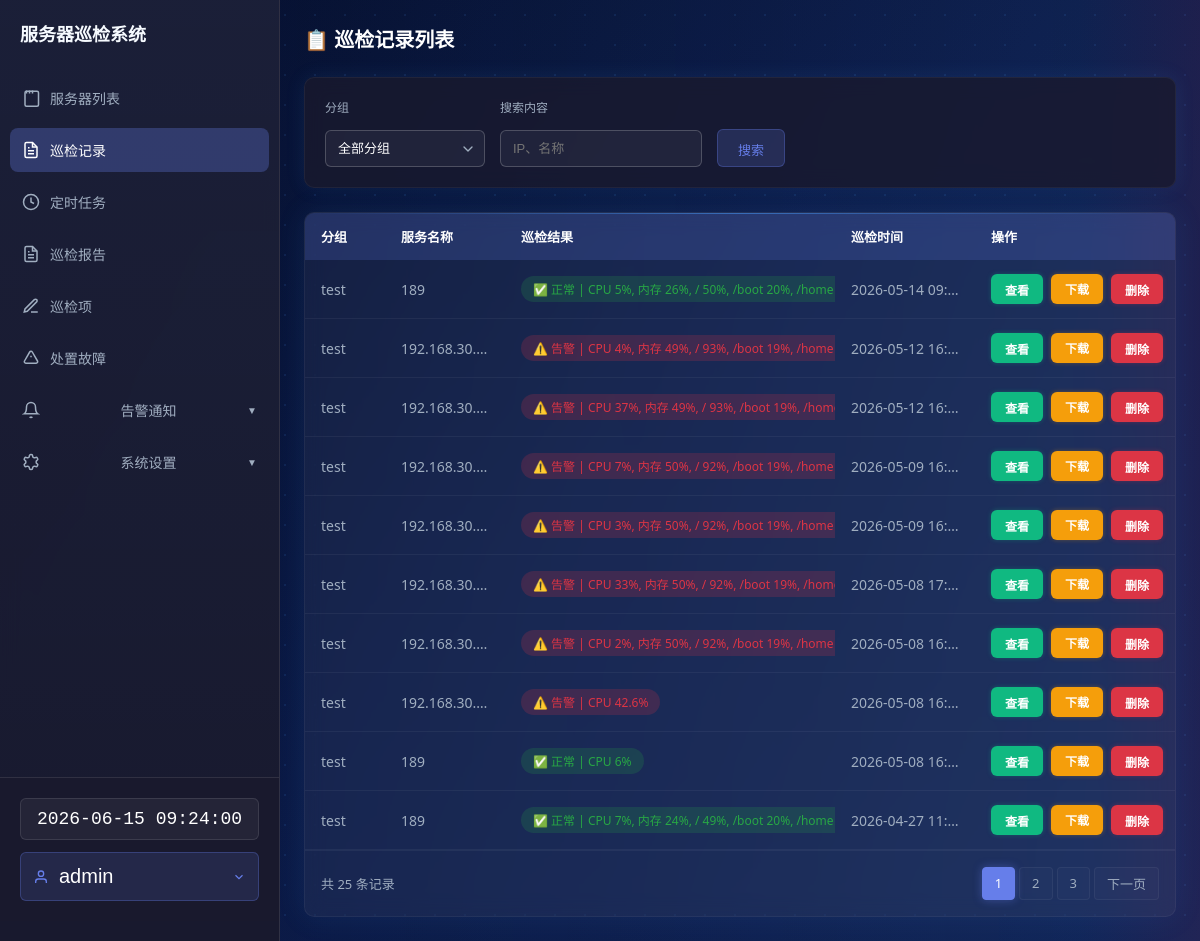
/records (signed in), run on the app's committed database.
### tables this page shows
CREATE TABLE inspection_records (
            id INTEGER PRIMARY KEY AUTOINCREMENT,
            server_id INTEGER,
            disk_usage TEXT,
            memory_usage TEXT,
            cpu_usage TEXT,
            system_time TEXT,
            os_version TEXT,
            inspection_time TIMESTAMP DEFAULT CURRENT_TIMESTAMP,
            alert_content TEXT,
            report_content TEXT,
            inspection_result TEXT, is_deleted INTEGER DEFAULT 0,
            FOREIGN KEY (server_id) REFERENCES servers(id)
        );

CREATE TABLE groups (
            id INTEGER PRIMARY KEY AUTOINCREMENT,
            name TEXT NOT NULL UNIQUE,
            created_at TIMESTAMP DEFAULT CURRENT_TIMESTAMP
        , sort_order INTEGER DEFAULT 0, is_deleted INTEGER DEFAULT 0, parent_id INTEGER);

CREATE TABLE servers (
            id INTEGER PRIMARY KEY AUTOINCREMENT,
            name TEXT NOT NULL,
            ip TEXT NOT NULL,
            port INTEGER DEFAULT 22,
            username TEXT NOT NULL,
            private_key_content BLOB,
            password TEXT,
            group_id INTEGER DEFAULT 1,
            remark TEXT,
            created_at TIMESTAMP DEFAULT CURRENT_TIMESTAMP, is_deleted INTEGER DEFAULT 0, os_type TEXT DEFAULT 'linux',
            FOREIGN KEY (group_id) REFERENCES groups(id)
        );

### app.py (the view)
    def decorated_function(*args, **kwargs):
        token = request.headers.get('X-API-Token')
        if token:
            username = validate_token(token)
            if username:
                session['username'] = username
                return f(*args, **kwargs)
        if 'username' in session:
            return f(*args, **kwargs)
        return jsonify({'success': False, 'message': '未授权访问，请先登录或提供有效的 API Token'}), 401

### app.py (called while the page is built)
def login_required(f):
    def decorated_function(*args, **kwargs):
        token = request.headers.get('X-API-Token')
        if token:
            username = validate_token(token)
            if username:
                session['username'] = username
                return f(*args, **kwargs)
        if 'username' in session:
            return f(*args, **kwargs)
        return jsonify({'success': False, 'message': '未授权访问，请先登录或提供有效的 API Token'}), 401
    decorated_function.__name__ = f.__name__
    decorated_function.__doc__ = f.__doc__
    return decorated_function

@app.route('/records')
@login_required
def records():
    group_id = request.args.get('group_id', 'all')
    ip = request.args.get('ip', '')
    page = request.args.get('page', 1, type=int)
    per_page = 10
    records = get_inspection_records(group_id=group_id, page=page, per_page=per_page)
    total = get_inspection_records_count(group_id=group_id)
    total_pages = (total + per_page - 1) // per_page
    groups = get_all_groups()
    return render_template('records.html', records=records, groups=groups, selected_group=group_id, search_ip=ip, page=page, per_page=per_page, total=total, total_pages=total_pages)

### database.py (called while the page is built, shortened)
def _get_db_module():
    if DATABASE_TYPE == 'postgresql':
        import psycopg
        return psycopg
    elif DATABASE_TYPE != 'sqlite':
        import mysql.connector
        return mysql.connector
    else:  # sqlite
        import sqlite3
        return sqlite3

def _get_connection_string():
    if DATABASE_TYPE == 'postgresql':
        return {
            'host': DB_HOST,
            'port': DB_PORT,
            'user': DB_USER,
            'password': DB_PASSWORD,
            'database': DB_DATABASE
        }
    else:  # sqlite
        return DATABASE_PATH

def get_connection():
    db_module = _get_db_module()
    conn_params = _get_connection_string()
    if DATABASE_TYPE == 'sqlite':
        conn = db_module.connect(conn_params)
        conn.execute('PRAGMA foreign_keys = ON')
    elif DATABASE_TYPE == 'postgresql':
        conninfo = f"host={conn_params['host']} port={conn_params['port']} dbname={conn_params['database']} user={conn_params['user']} password={conn_params['password']}"
        conn = db_module.connect(conninfo)
    elif DATABASE_TYPE != 'sqlite':
        conn = db_module.connect(**conn_params)
    if DATABASE_TYPE == 'postgresql':
        conn.autocommit = False
    elif DATABASE_TYPE != 'sqlite':
        conn.autocommit = False
    return conn

### templates/records.html (shortened to what this page needs)
{% extends 'base.html' %}
{% block content %}
    <div class="header">
        <div class="header-left">
            <h2>📋 巡检记录列表</h2>
        </div>
    </div>
    <div class="search-bar">
        <div class="form-group">
            <label>分组</label>
            <select name="group_id" id="group_filter">
                <option value="all">全部分组</option>
            </select>
        </div>
        <div class="form-group">
            <label>搜索内容</label>
            <input type="text" id="ip_search" placeholder="IP、名称" value="{{ search_ip }}">
        </div>
        <button onclick="search()">搜索</button>
    </div>
    <div class="table-container">
        {% if records %}
        <table class="data-table records-table">
            <thead>
                <tr>
                    <th>分组</th>
                    <th>服务名称</th>
                    <th>巡检结果</th>
                    <th>巡检时间</th>
                    <th>操作</th>
                </tr>
            </thead>
            <tbody>
                {% for record in records %}
                <tr>
                    <td>{{ record[14] or '默认分组' }}</td>
                    <td>{{ record[12] or '未知服务器' }}</td>
                    <td>
                        {% set result = record[10] or '未记录' %}
                        <span class="result-badge {{ 'alert' if '⚠️' in result else 'normal' }}">
                            {{ result }}
                        </span>
                    </td>
                    <td>{{ record[7] }}</td>
                    <td>
                        <div class="action-btns">
                            <button class="action-btn btn-view" onclick="viewRecord({{ record[0] }})">查看</button>
                            <a href="/download_report/{{ record[0] }}" class="action-btn btn-download">下载</a>
                            <button class="action-btn btn-delete" onclick="deleteRecord({{ record[0] }})">删除</button>
                        </div>
                    </td>
                </tr>
                {% endfor %}
            </tbody>
        </table>
        <div class="pagination">
            <div class="pagination-info">共 {{ total }} 条记录</div>
            <div class="pagination-links">
                {% for p in range(1, total_pages+1) %}
                <a href="javascript:void(0)" onclick="loadPage('/records?group_id={{ selected_group }}&ip={{ search_ip }}&page={{ p }}')" {% if p == page %}class="active"{% endif %}>{{ p }}</a>
                {% endfor %}
                {% if page < total_pages %}
                <a href="javascript:void(0)" onclick="loadPage('/records?group_id={{ selected_group }}&ip={{ search_ip }}&page={{ page+1 }}')">下一页</a>
                {% endif %}
            </div>
        </div>
        {% else %}
        <div class="empty-state">
            <h3>暂无巡检记录</h3>
            <p>前往服务器列表执行巡检</p>
            <a href="javascript:void(0)" onclick="loadPage('/')">立即巡检</a>
        </div>
        {% endif %}
    </div>
{% endblock %}

### static/css/tech-effects.css (style rules this page uses)
.search-bar { background: rgba(13, 25, 58, 0.6); border: 1px solid rgba(60, 140, 255, 0.25); border-radius: 6px; padding: 15px 20px; display: flex; gap: 12px; align-items: center; backdrop-filter: blur(6px); position: relative; overflow: hidden; box-shadow: 0 0 20px rgba(73, 160, 255, 0.1); }
.search-bar::before { content: ""; position: absolute; top: 0; left: -100%; width: 100%; height: 100%; background: linear-gradient(90deg, transparent, rgba(73, 160, 255, 0.2), transparent); animation: barShine 4s linear infinite; }
.card, .table-container { background: rgba(13, 25, 58, 0.6); border: 1px solid rgba(60, 140, 255, 0.25); border-radius: 8px; overflow: hidden; backdrop-filter: blur(6px); position: relative; box-shadow: 0 0 30px rgba(73, 160, 255, 0.1); }
.card::before, .table-container::before { content: ""; position: absolute; top: 0; left: 0; right: 0; height: 1px; background: linear-gradient(90deg, transparent, rgba(73, 160, 255, 0.5), transparent); animation: borderShine 3s linear infinite; }
.btn-delete, .btn-danger { padding: 6px 14px; background: linear-gradient(135deg, #dc3545 0%, #ef4444 100%); color: white; border: none; border-radius: 6px; cursor: pointer; font-size: 12px; font-weight: 600; transition: all 0.3s; box-shadow: 0 0 5px rgba(220, 53, 69, 0.3); }
.btn-view { padding: 6px 14px; background: linear-gradient(135deg, #10b981 0%, #34d399 100%); color: white; border: none; border-radius: 6px; cursor: pointer; font-size: 12px; font-weight: 600; transition: all 0.3s; box-shadow: 0 0 5px rgba(16, 185, 129, 0.3); }
.btn-download { padding: 6px 14px; background: linear-gradient(135deg, #f59e0b 0%, #fbbf24 100%); color: white; border: none; border-radius: 6px; cursor: pointer; font-size: 12px; font-weight: 600; transition: all 0.3s; box-shadow: 0 0 5px rgba(245, 158, 11, 0.3); }
.pagination { padding: 16px; display: flex; justify-content: space-between; align-items: center; border-top: 1px solid rgba(255, 255, 255, 0.05); }
.pagination-info { color: #a0aec0; font-size: 13px; }
.pagination-links { display: flex; gap: 4px; }
.pagination-links a { padding: 6px 12px; border-radius: 4px; color: #a0aec0; text-decoration: none; font-size: 13px; transition: all 0.3s ease; background: rgba(255, 255, 255, 0.02); border: 1px solid rgba(255, 255, 255, 0.05); }
.pagination-links a.active { background: #667eea; color: #fff; border-color: #667eea; box-shadow: 0 0 10px rgba(102, 126, 234, 0.4); }

### templates/records.html (style rules this page uses)
.records-table th:nth-child(1), .records-table td:nth-child(1) { width: 80px; min-width: 80px; max-width: 120px; }
.records-table th:nth-child(2), .records-table td:nth-child(2) { width: 120px; min-width: 120px; max-width: 180px; }
.records-table th:nth-child(3), .records-table td:nth-child(3) { width: auto; min-width: 200px; }
.records-table th:nth-child(4), .records-table td:nth-child(4) { width: 140px; min-width: 140px; max-width: 160px; }
.records-table th:nth-child(5), .records-table td:nth-child(5) { width: 200px; min-width: 200px; max-width: 220px; }
.result-badge { display: inline-block; padding: 4px 12px; border-radius: 20px; font-size: 12px; font-weight: 500; }
.result-badge.normal { background: rgba(40, 167, 69, 0.2); color: #28a745; }
.result-badge.alert { background: rgba(220, 53, 69, 0.2); color: #dc3545; }
.action-btns { display: flex; gap: 8px; }
.action-btn { padding: 6px 14px; border: none; border-radius: 6px; font-size: 12px; font-weight: 600; cursor: pointer; transition: all 0.2s ease; text-decoration: none; display: inline-flex; align-items: center; justify-content: center; }
.btn-view { background: #10b981; color: #fff; }
.btn-download { background: #f59e0b; color: #fff; }
.btn-delete { background: #dc3545; color: #fff; }
.pagination { padding: 16px; display: flex; justify-content: space-between; align-items: center; border-top: 1px solid rgba(255, 255, 255, 0.05); }
.pagination-info { color: #a0aec0; font-size: 13px; }
.pagination-links { display: flex; gap: 4px; }
.pagination-links a { padding: 6px 12px; border-radius: 4px; color: #a0aec0; text-decoration: none; font-size: 13px; transition: all 0.3s ease; }
.pagination-links a.active { background: #667eea; color: #fff; }

### data on the page
inspection_records: name "test", name "189", inspection_result "✅ 正常 | CPU 5%, 内存 26%, / 50%, /boot 20%, /…", inspection_time "2026-05-14 09:…"
inspection_records: name "test", name "192.168.30.…", inspection_result "⚠️ 告警 | CPU 4%, 内存 49%, / 93%, /boot 19%, /…", inspection_time "2026-05-12 16:…"
inspection_records: name "test", name "192.168.30.…", inspection_result "⚠️ 告警 | CPU 37%, 内存 49%, / 93%, /boot 19%, /…", inspection_time "2026-05-12 16:…"
inspection_records: name "test", name "192.168.30.…", inspection_result "⚠️ 告警 | CPU 7%, 内存 50%, / 92%, /boot 19%, /…", inspection_time "2026-05-09 16:…"
inspection_records: name "test", name "192.168.30.…", inspection_result "⚠️ 告警 | CPU 3%, 内存 50%, / 92%, /boot 19%, /…", inspection_time "2026-05-09 16:…"
inspection_records: name "test", name "192.168.30.…", inspection_result "⚠️ 告警 | CPU 33%, 内存 50%, / 92%, /boot 19%, /…", inspection_time "2026-05-08 17:…"
inspection_records: name "test", name "192.168.30.…", inspection_result "⚠️ 告警 | CPU 2%, 内存 50%, / 92%, /boot 19%, /…", inspection_time "2026-05-08 16:…"
inspection_records: name "test", name "192.168.30.…", inspection_result "⚠️ 告警 | CPU 42.6%", inspection_time "2026-05-08 16:…"
inspection_records: name "test", name "189", inspection_result "✅ 正常 | CPU 6%", inspection_time "2026-05-08 16:…"
inspection_records: name "test", name "189", inspection_result "✅ 正常 | CPU 7%, 内存 24%, / 49%, /boot 20%, /…", inspection_time "2026-04-27 11:…"

### other printed values
{{ session.get('username', '用户') }} "admin"
{{ total }} "25"
{{ p }} "1" "2" "3"
